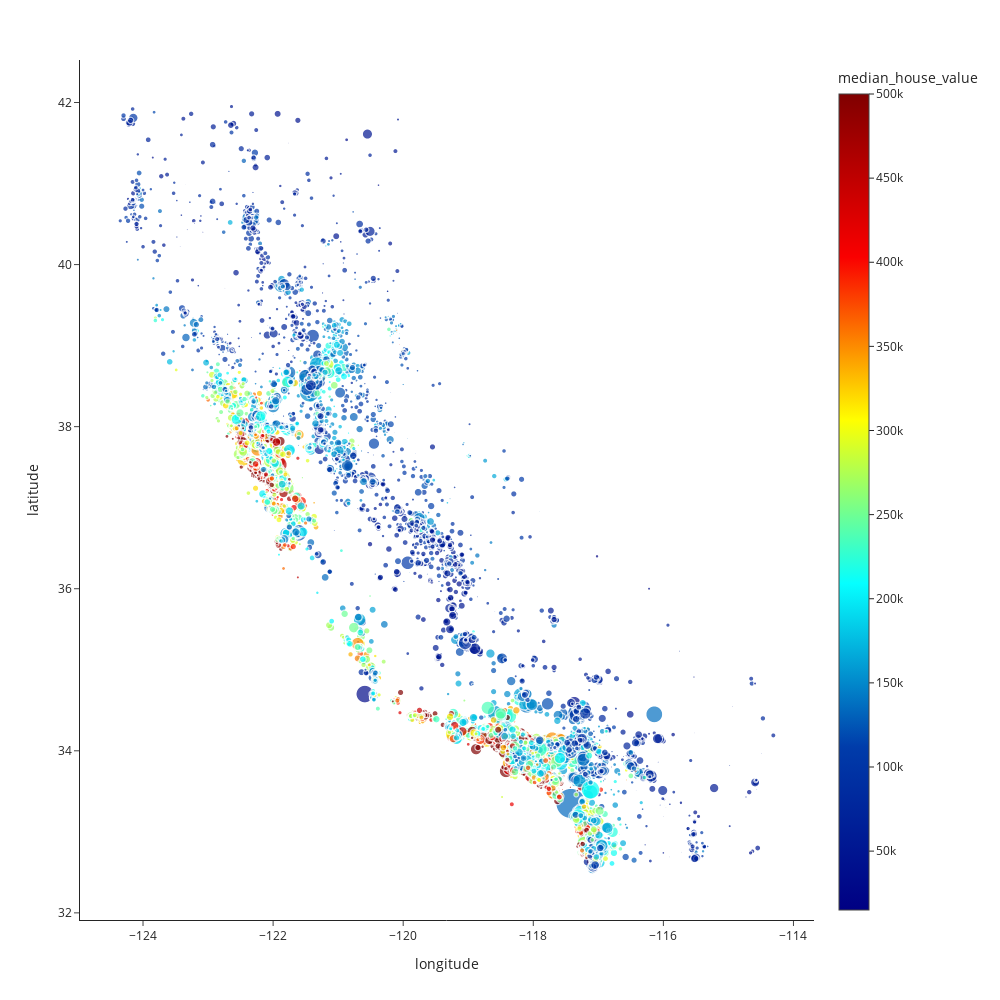

This figure's notebook cell:
### Markdown cell above
## Discover and Visualize the data to gain insights

### Code cell
import plotly.express as px
housing = strat_train_set.copy()

fig = px.scatter(housing, x="longitude", y="latitude",
    size=housing["population"]/100, size_max=30, opacity=0.7,
    color="median_house_value", width=1000, height=1000,
    color_continuous_scale="jet", template="simple_white")#, hover_name=())
fig.show()

### Figure 1 — Plotly figure (JSON) as saved in the notebook; plotly's stock layout.template omitted (floating-point values rounded to 4 significant figures; data arrays with more than 128 entries replaced by an {"elided": "..."} marker saying what was removed)
{"data": [{"hovertemplate": "longitude=%{x}<br>latitude=%{y}<br>size=%{marker.size}<br>median_house_value=%{marker.color}<extra></extra>", "legendgroup": "", "marker": {"color": {"elided": "16512 int values"}, "coloraxis": "coloraxis", "opacity": 0.7, "size": {"elided": "16512 float values"}, "sizemode": "area", "sizeref": 0.3965, "symbol": "circle"}, "mode": "markers", "name": "", "showlegend": false, "type": "scattergl", "x": {"elided": "16512 float values"}, "xaxis": "x", "y": {"elided": "16512 float values"}, "yaxis": "y"}], "layout": {"coloraxis": {"colorbar": {"title": {"text": "median_house_value"}}, "colorscale": [[0, "rgb(0,0,131)"], [0.2, "rgb(0,60,170)"], [0.4, "rgb(5,255,255)"], [0.6, "rgb(255,255,0)"], [0.8, "rgb(250,0,0)"], [1, "rgb(128,0,0)"]]}, "height": 1000, "legend": {"itemsizing": "constant", "tracegroupgap": 0}, "margin": {"t": 60}, "width": 1000, "xaxis": {"anchor": "y", "domain": [0, 1], "title": {"text": "longitude"}}, "yaxis": {"anchor": "x", "domain": [0, 1], "title": {"text": "latitude"}}}}
